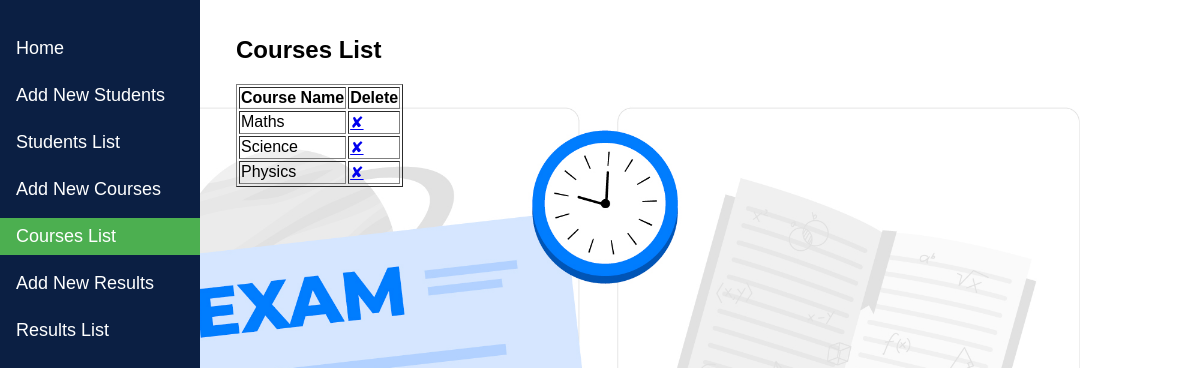
Page /course_list/ on the committed database.
### result_management/models.py (models this page shows, shortened)
class Course(models.Model):
    name = models.CharField(max_length=100)

### result_management/views.py (the view)
# urls.py: path('course_list/', views.course_list, name='course_list'),
def course_list(request):
    courses = Course.objects.all()
    return render(request, 'result_management/course_list.html', {'courses': courses})

### result_management/templates/result_management/course_list.html (shortened to what this page needs)
{% extends 'result_management/base.html' %}
{% block content %}
  <h2>Courses List</h2>
  <table border="1">
    <thead>
      <tr>
        <th>Course Name</th>
        <th>Delete</th>
      </tr>
    </thead>
    <tbody>
      {% for course in courses %}
        <tr>
          <td>{{ course.name }}</td>
          <td><a href="{% url 'delete_course' course.id %}">&#10008;</a></td>
        </tr>
      {% endfor %}
    </tbody>
  </table>
{% endblock %}

### rows in the picture
Course: name "Maths"
Course: name "Science"
Course: name "Physics"
